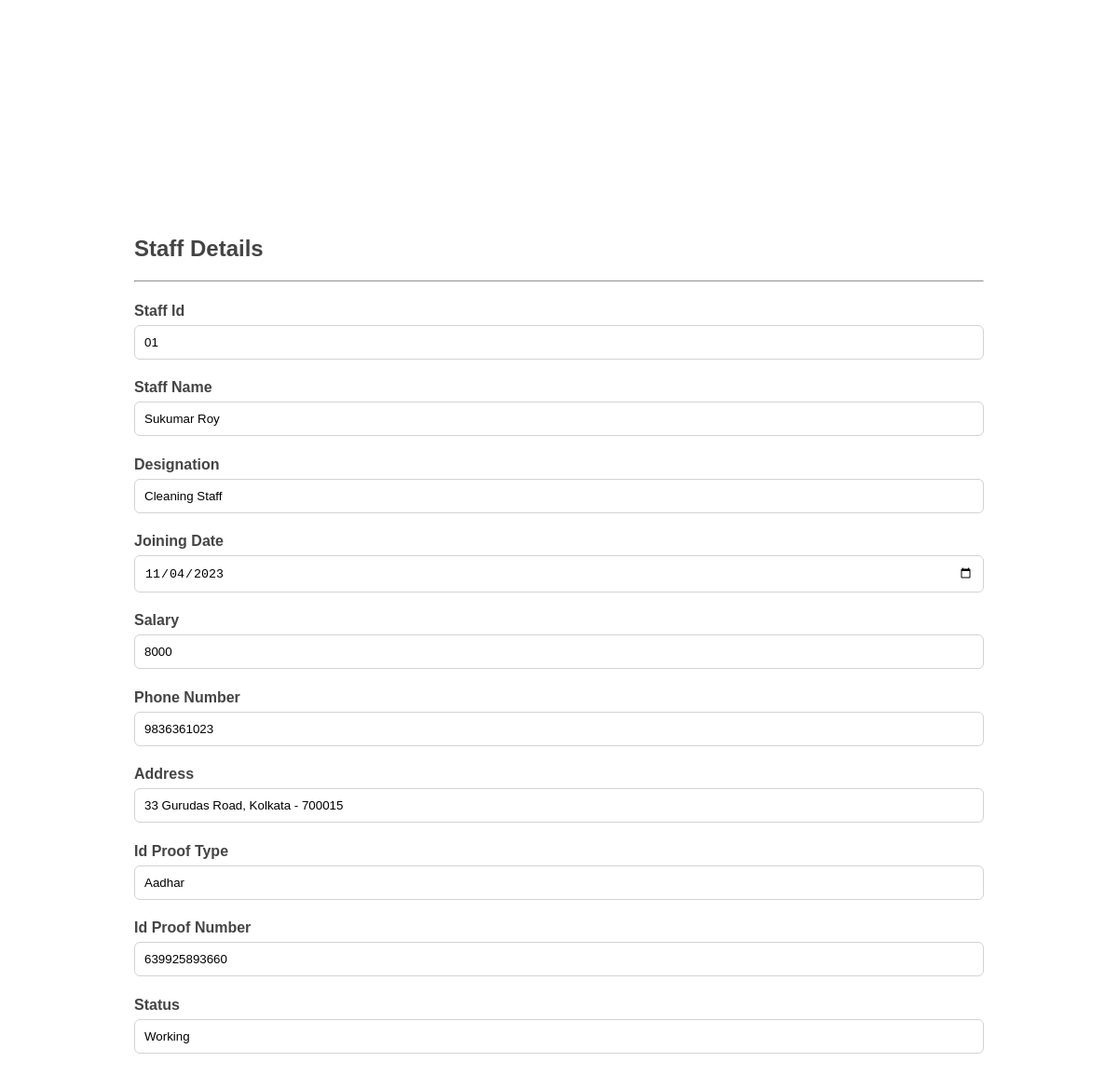
/PHP/viewstaff.php?eid=01, run on the app's committed database.
### tables this page shows
CREATE TABLE `staff` (
  `id` varchar(100) NOT NULL,
  `name` varchar(100) NOT NULL,
  `designation` varchar(100) NOT NULL,
  `joining date` date NOT NULL,
  `salary` int(100) NOT NULL,
  `phno` varchar(100) NOT NULL,
  `address` varchar(1000) NOT NULL,
  `id type` varchar(100) NOT NULL,
  `id number` varchar(100) NOT NULL,
  `status` varchar(100) NOT NULL
);

### PHP/viewstaff.php (the view)
<html>
<link rel="stylesheet" href="../CSS/style.css">
<body>
  <?php
  include("connection.php");
  $eid = $_GET['eid'];
  $qry = mysqli_query($con, "select * from staff where id='$eid' ") or die("FAILED");
  $row = mysqli_fetch_assoc($qry);
  ?>
  <div class="genform">
      <h2>Staff Details</h2><hr>
      <h4>Staff Id</h2><input type="text" value="<?php echo $row['id'] ?>">
      <h4>Staff Name</h4><input type="text" value="<?php echo $row['name'] ?>">
      <h4>Designation</h4><input type="text" value="<?php echo $row['designation'] ?>">
      <h4>Joining Date</h4><input type="date" value="<?php echo $row['joining date'] ?>">
      <h4>Salary</h4><input type="number" value="<?php echo $row['salary'] ?>">
      <h4>Phone Number</h4><input type="text" value="<?php echo $row['phno'] ?>">
      <h4>Address</h4><input type="text" value="<?php echo $row['address'] ?>">
      <h4>Id Proof Type</h4><input type="text" value="<?php echo $row['id type'] ?>">
      <h4>Id Proof Number</h4><input type="text" value="<?php echo $row['id number'] ?>">
      <h4>Status</h4><input type="text" value="<?php echo $row['status'] ?>">
      <br><br><br>
  </div>
</body>
</html>

### CSS/style.css (style rules this page uses)
body { font-family: 'Arial'; }
.genform { position: absolute; left: 50%; top: 50%; color: #444444; transform: translate(-50%, -50%); height:86vh; width:76vw; }
input[type=date], input[type=text], input[type=number], input[type=password] { width: 100%; padding: 10px; margin-top: -15px; border: 1px solid lightgray; outline: none;border-radius: 6px; }

### data on the page
staff: id "01", name "Sukumar Roy", designation "Cleaning Staff", joining date "11/04/2023", salary "8000", phno "9836361023", address "33 Gurudas Road, Kolkata - 700015", id type "Aadhar", id number "639925893660", status "Working"
